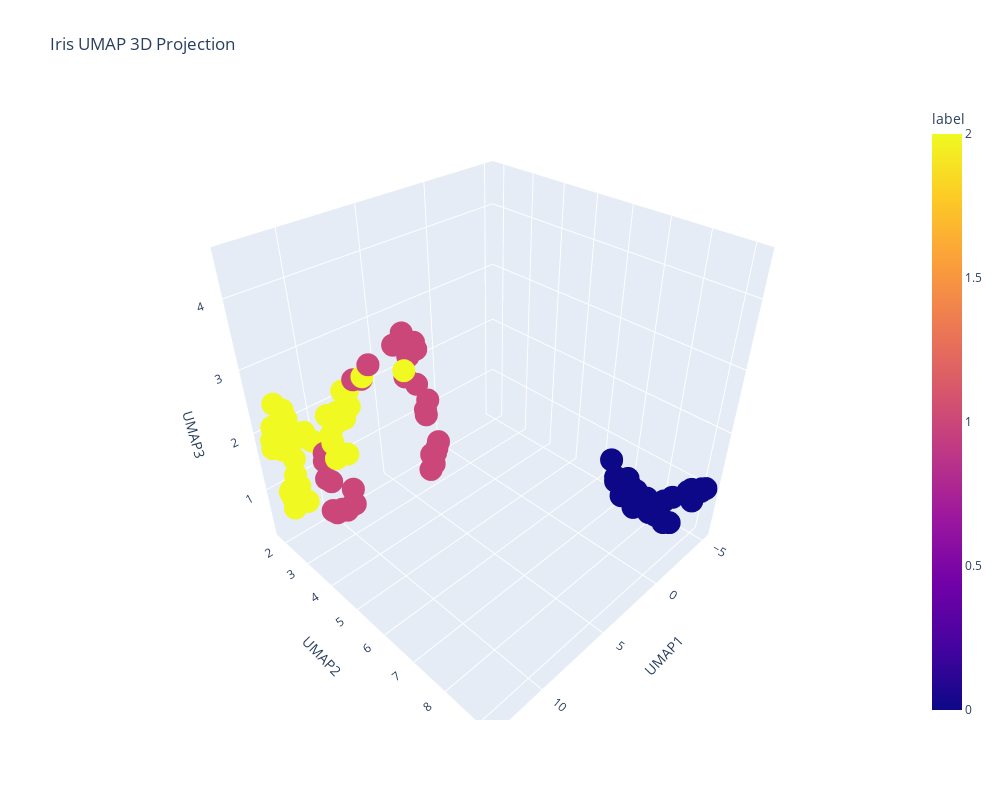

Notebook code cell kept with this figure:
### Code cell
# 3D UMAP
# Fit UMAP on features
os.environ["LOKY_MAX_CPU_COUNT"] = "8"  # Replace 8 with your number of physical cores
umap_3d = umap.UMAP(n_components=3,random_state=42)
X_umap_3d = umap_3d.fit_transform(X_train)
df_3d = pd.DataFrame({
    'UMAP1': X_umap_3d[:, 0], 
    'UMAP2': X_umap_3d[:, 1],
    'UMAP3': X_umap_3d[:, 2],
    'label': y_train
})


fig3d = px.scatter_3d(
    df_3d, x='UMAP1', y='UMAP2', z='UMAP3',color='label',
    title='Iris UMAP 3D Projection',
    labels={'species': 'Species'},
    width=1000,   # Set desired width in pixels
    height=800   # Set desired height in pixels
)
fig3d.show()
